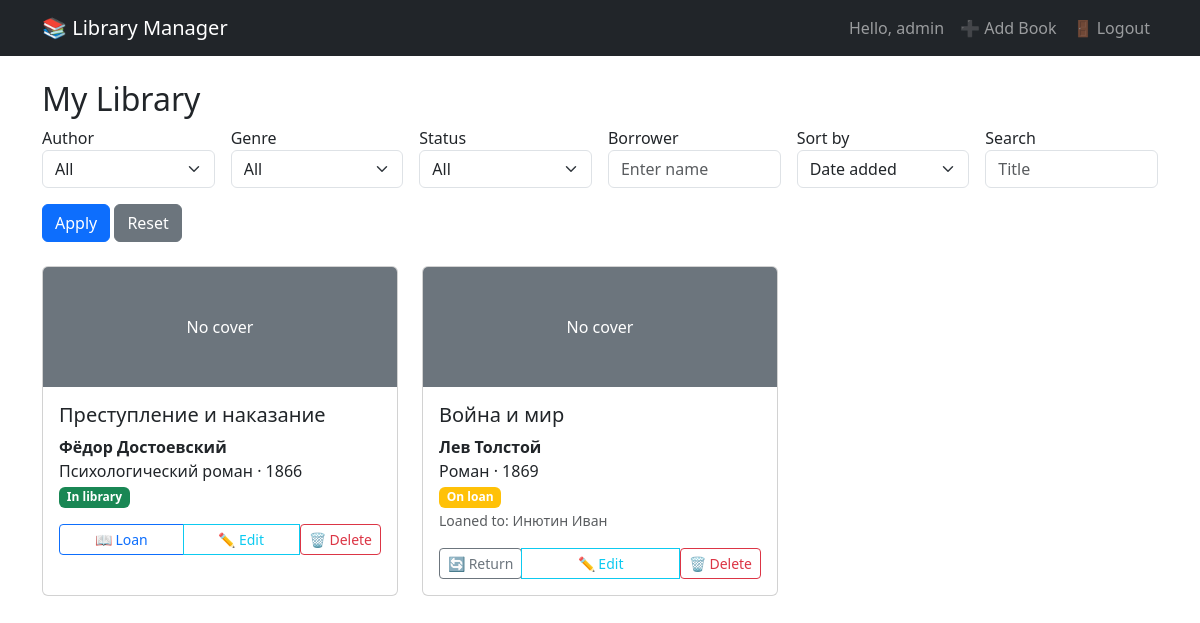
Screenshot of / (signed in) with the database file from the repository.
### models.py (models this page shows)
class User(UserMixin, db.Model):
    id = db.Column(db.Integer, primary_key=True)
    username = db.Column(db.String(80), unique=True, nullable=False)
    password = db.Column(db.String(200), nullable=False)
    books = db.relationship('Book', backref='user', lazy=True, cascade='all, delete-orphan')
    authors = db.relationship('Author', backref='user', lazy=True, cascade='all, delete-orphan')
    genres = db.relationship('Genre', backref='user', lazy=True, cascade='all, delete-orphan')

class Book(db.Model):
    id = db.Column(db.Integer, primary_key=True)
    title = db.Column(db.String(200), nullable=False)
    year = db.Column(db.Integer)
    cover_path = db.Column(db.String(300))
    is_loaned = db.Column(db.Boolean, default=False)
    added_date = db.Column(db.DateTime, default=datetime.utcnow)
    user_id = db.Column(db.Integer, db.ForeignKey('user.id'), nullable=False)
    author_id = db.Column(db.Integer, db.ForeignKey('author.id'), nullable=False)
    genre_id = db.Column(db.Integer, db.ForeignKey('genre.id'), nullable=False)
    loans = db.relationship('Loan', backref='book', lazy=True, cascade='all, delete-orphan')
    @property
    def current_borrower(self):
        if self.is_loaned:
            active_loan = Loan.query.filter_by(book_id=self.id, return_date=None).first()
            return active_loan.borrower_name if active_loan else None
        return None

class Author(db.Model):
    id = db.Column(db.Integer, primary_key=True)
    name = db.Column(db.String(100), nullable=False)
    user_id = db.Column(db.Integer, db.ForeignKey('user.id'), nullable=False)
    books = db.relationship('Book', backref='author', lazy=True)

class Genre(db.Model):
    id = db.Column(db.Integer, primary_key=True)
    name = db.Column(db.String(50), nullable=False)
    user_id = db.Column(db.Integer, db.ForeignKey('user.id'), nullable=False)
    books = db.relationship('Book', backref='genre', lazy=True)

class Loan(db.Model):
    id = db.Column(db.Integer, primary_key=True)
    borrower_name = db.Column(db.String(100), nullable=False)
    loan_date = db.Column(db.Date, default=datetime.utcnow)
    return_date = db.Column(db.Date, nullable=True)
    book_id = db.Column(db.Integer, db.ForeignKey('book.id'), nullable=False)

### app.py (the view)
@app.route('/')
def index():
    if not current_user.is_authenticated:
        return render_template('index.html', books=None, authors=[], genres=[], borrowers=[])
    query = Book.query.filter_by(user_id=current_user.id)
    author_id = request.args.get('author', type=int)
    if author_id:
        query = query.filter_by(author_id=author_id)
    genre_id = request.args.get('genre', type=int)
    if genre_id:
        query = query.filter_by(genre_id=genre_id)
    status = request.args.get('status')
    if status == 'loaned':
        query = query.filter_by(is_loaned=True)
    elif status == 'available':
        query = query.filter_by(is_loaned=False)
    borrower_filter = request.args.get('borrower', '')
    if borrower_filter:
        query = query.join(Loan, Book.id == Loan.book_id).filter(
            Loan.return_date == None,
            Loan.borrower_name.ilike(f'%{borrower_filter}%')
        )
    search = request.args.get('search', '')
    if search:
        query = query.filter(Book.title.ilike(f'%{search}%'))
    sort = request.args.get('sort', 'added_date')
    if sort == 'title':
        query = query.order_by(Book.title)
    elif sort == 'author_name':
        query = query.join(Author).order_by(Author.name)
    elif sort == 'added_date':
        query = query.order_by(Book.added_date.desc())
    else:
        query = query.order_by(Book.added_date.desc())
    books = query.all()
    authors = Author.query.filter_by(user_id=current_user.id).order_by(Author.name).all()
    genres = Genre.query.filter_by(user_id=current_user.id).order_by(Genre.name).all()
    active_loans = Loan.query.join(Book).filter(
        Book.user_id == current_user.id,
        Loan.return_date == None
    ).distinct(Loan.borrower_name).all()
    borrowers = sorted(set(loan.borrower_name for loan in active_loans))
    return render_template('index.html',
                           books=books,
                           authors=authors,
                           genres=genres,
                           borrowers=borrowers,
                           selected_author=author_id,
                           selected_genre=genre_id,
                           selected_status=status,
                           selected_borrower=borrower_filter,
                           search_query=search,
                           current_sort=sort)

### app.py (called while the page is built)
@login_manager.user_loader
def load_user(user_id):
    return User.query.get(int(user_id))

### templates/index.html (shortened to what this page needs)
{% extends 'base.html' %}
{% block content %}
{% if not current_user.is_authenticated %}
    <div class="text-center py-5">
        <h1>Welcome to Personal Library Manager</h1>
        <p>Please <a href="{{ url_for('login') }}">login</a> or <a href="{{ url_for('register') }}">register</a> to manage your library.</p>
    </div>
{% else %}
    <h2>My Library</h2>
    <form method="get" class="row g-3 mb-4">
        <div class="col-md-2">
            <label>Author</label>
            <select name="author" class="form-select">
                <option value="">All</option>
            </select>
        </div>
        <div class="col-md-2">
            <label>Genre</label>
            <select name="genre" class="form-select">
                <option value="">All</option>
            </select>
        </div>
        <div class="col-md-2">
            <label>Status</label>
            <select name="status" class="form-select">
                <option value="">All</option>
            </select>
        </div>
        <div class="col-md-2">
            <label>Borrower</label>
            <input list="borrowerList" name="borrower" class="form-control" placeholder="Enter name" value="{{ selected_borrower or '' }}">
        </div>
        <div class="col-md-2">
            <label>Sort by</label>
            <select name="sort" class="form-select">
                <option value="added_date" {% if current_sort == 'added_date' %}selected{% endif %}>Date added</option>
            </select>
        </div>
        <div class="col-md-2">
            <label>Search</label>
            <input type="text" name="search" value="{{ search_query }}" class="form-control" placeholder="Title">
        </div>
        <div class="col-md-12">
            <button type="submit" class="btn btn-primary">Apply</button>
            <a href="{{ url_for('index') }}" class="btn btn-secondary">Reset</a>
        </div>
    </form>
    <div class="row">
        {% for book in books %}
            <div class="col-md-4 mb-4">
                <div class="card h-100">
                    {% if book.cover_path %}
                        <img src="{{ url_for('static', filename='covers/' + book.cover_path) }}" class="card-img-top" alt="cover" style="height: 200px; object-fit: cover;">
                    {% else %}
                        <div class="card-img-top bg-secondary text-white text-center py-5">No cover</div>
                    {% endif %}
                    <div class="card-body">
                        <h5 class="card-title">{{ book.title }}</h5>
                        <p class="card-text">
                            <strong>{{ book.author.name }}</strong><br>
                            {{ book.genre.name }} · {{ book.year or '?' }}<br>
                            <span class="badge {% if book.is_loaned %}bg-warning{% else %}bg-success{% endif %}">
                                {% if book.is_loaned %}On loan{% else %}In library{% endif %}
                            </span>
                            {% if book.is_loaned and book.current_borrower %}
                                <br><small class="text-muted">Loaned to: {{ book.current_borrower }}</small>
                            {% endif %}
                        </p>
                        <div class="btn-group w-100">
                            {% if not book.is_loaned %}
                                <a href="{{ url_for('loan_book', book_id=book.id) }}" class="btn btn-sm btn-outline-primary">📖 Loan</a>
                            {% else %}
                                <form method="post" action="{{ url_for('return_book', book_id=book.id) }}" style="display:inline;">
                                    <button type="submit" class="btn btn-sm btn-outline-secondary">🔄 Return</button>
                                </form>
                            {% endif %}
                            <a href="{{ url_for('edit_book', book_id=book.id) }}" class="btn btn-sm btn-outline-info">✏️ Edit</a>
                            <form method="post" action="{{ url_for('delete_book', book_id=book.id) }}" style="display:inline;" onsubmit="return confirm('Delete this book?');">
                                <button type="submit" class="btn btn-sm btn-outline-danger">🗑️ Delete</button>
                            </form>
                        </div>
                    </div>
                </div>
            </div>
        {% else %}
            <div class="col-12"><p>No books yet. <a href="{{ url_for('add_book') }}">Add your first book</a>.</p></div>
        {% endfor %}
    </div>
{% endif %}
{% endblock %}

### templates/base.html (shortened to what this page needs)
<!doctype html>
<html lang="en">
<head>
    <link href="https://cdn.jsdelivr.net/npm/bootstrap@5.3.0/dist/css/bootstrap.min.css" rel="stylesheet">
</head>
<body>
    <nav class="navbar navbar-expand-lg navbar-dark bg-dark">
        <div class="container">
            <a class="navbar-brand" href="{{ url_for('index') }}">📚 Library Manager</a>
            <div class="collapse navbar-collapse">
                <ul class="navbar-nav ms-auto">
                    {% if current_user.is_authenticated %}
                        <li class="nav-item"><span class="nav-link">Hello, {{ current_user.username }}</span></li>
                        <li class="nav-item"><a class="nav-link" href="{{ url_for('add_book') }}">➕ Add Book</a></li>
                        <li class="nav-item"><a class="nav-link" href="{{ url_for('logout') }}">🚪 Logout</a></li>
                    {% else %}
                        <li class="nav-item"><a class="nav-link" href="{{ url_for('login') }}">Login</a></li>
                        <li class="nav-item"><a class="nav-link" href="{{ url_for('register') }}">Register</a></li>
                    {% endif %}
                </ul>
            </div>
        </div>
    </nav>
    <div class="container mt-4">
        {% block content %}{% endblock %}
    </div>
</body>
</html>

### rows the page displays
User: username "admin"
Book: shows "No cover", title "Преступление и наказание", author.name "Фёдор Достоевский", genre.name "Психологический роман", year "1866", is_loaned "In library"
Book: shows "No cover", title "Война и мир", author.name "Лев Толстой", genre.name "Роман", year "1869", shows "On loan", current_borrower "Инютин Иван"
